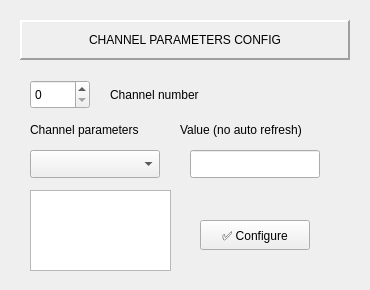
<?xml version="1.0" encoding="UTF-8"?>
<ui version="4.0">
 <class>Form</class>
 <widget class="QWidget" name="Form">
  <property name="geometry">
   <rect>
    <x>0</x>
    <y>0</y>
    <width>370</width>
    <height>290</height>
   </rect>
  </property>
  <property name="windowTitle">
   <string>Form</string>
  </property>
  <widget class="QLabel" name="label">
   <property name="geometry">
    <rect>
     <x>20</x>
     <y>20</y>
     <width>330</width>
     <height>40</height>
    </rect>
   </property>
   <property name="frameShape">
    <enum>QFrame::Panel</enum>
   </property>
   <property name="frameShadow">
    <enum>QFrame::Raised</enum>
   </property>
   <property name="lineWidth">
    <number>2</number>
   </property>
   <property name="text">
    <string>CHANNEL PARAMETERS CONFIG</string>
   </property>
   <property name="alignment">
    <set>Qt::AlignCenter</set>
   </property>
  </widget>
  <widget class="QSpinBox" name="spinBox">
   <property name="geometry">
    <rect>
     <x>30</x>
     <y>80</y>
     <width>60</width>
     <height>29</height>
    </rect>
   </property>
  </widget>
  <widget class="QLabel" name="label_2">
   <property name="geometry">
    <rect>
     <x>110</x>
     <y>80</y>
     <width>120</width>
     <height>30</height>
    </rect>
   </property>
   <property name="text">
    <string>Channel number</string>
   </property>
  </widget>
  <widget class="QLabel" name="label_3">
   <property name="geometry">
    <rect>
     <x>30</x>
     <y>120</y>
     <width>140</width>
     <height>20</height>
    </rect>
   </property>
   <property name="text">
    <string>Channel parameters</string>
   </property>
  </widget>
  <widget class="QComboBox" name="comboBox">
   <property name="geometry">
    <rect>
     <x>30</x>
     <y>150</y>
     <width>130</width>
     <height>28</height>
    </rect>
   </property>
   <item>
    <property name="text">
     <string/>
    </property>
   </item>
   <item>
    <property name="text">
     <string>VSET</string>
    </property>
   </item>
   <item>
    <property name="text">
     <string>VMON</string>
    </property>
   </item>
   <item>
    <property name="text">
     <string>ISET</string>
    </property>
   </item>
   <item>
    <property name="text">
     <string>IMON</string>
    </property>
   </item>
   <item>
    <property name="text">
     <string>IMRANGE</string>
    </property>
   </item>
   <item>
    <property name="text">
     <string>MAXV</string>
    </property>
   </item>
   <item>
    <property name="text">
     <string>RUP</string>
    </property>
   </item>
   <item>
    <property name="text">
     <string>RDW</string>
    </property>
   </item>
   <item>
    <property name="text">
     <string>TRIP</string>
    </property>
   </item>
   <item>
    <property name="text">
     <string>PDWN</string>
    </property>
   </item>
   <item>
    <property name="text">
     <string>POL</string>
    </property>
   </item>
   <item>
    <property name="text">
     <string>STAT</string>
    </property>
   </item>
  </widget>
  <widget class="QLineEdit" name="lineEdit">
   <property name="geometry">
    <rect>
     <x>190</x>
     <y>150</y>
     <width>130</width>
     <height>28</height>
    </rect>
   </property>
  </widget>
  <widget class="QLabel" name="label_4">
   <property name="geometry">
    <rect>
     <x>180</x>
     <y>120</y>
     <width>160</width>
     <height>20</height>
    </rect>
   </property>
   <property name="text">
    <string>Value (no auto refresh)</string>
   </property>
  </widget>
  <widget class="QPushButton" name="pushButton">
   <property name="geometry">
    <rect>
     <x>200</x>
     <y>220</y>
     <width>110</width>
     <height>30</height>
    </rect>
   </property>
   <property name="text">
    <string>✅︎ Configure</string>
   </property>
  </widget>
  <widget class="QTextBrowser" name="textBrowser">
   <property name="geometry">
    <rect>
     <x>30</x>
     <y>190</y>
     <width>141</width>
     <height>81</height>
    </rect>
   </property>
  </widget>
 </widget>
 <resources/>
 <connections/>
</ui>
